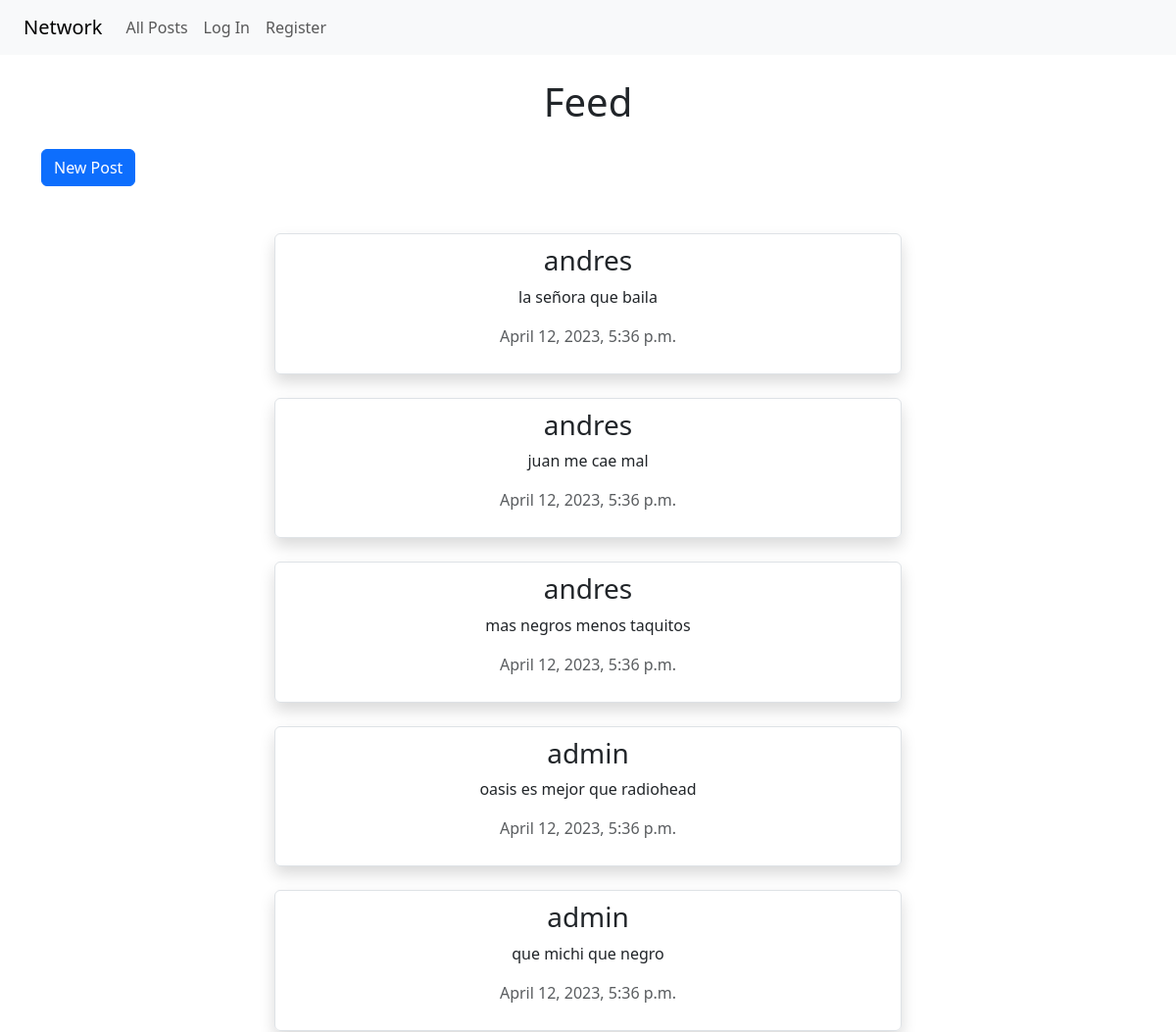
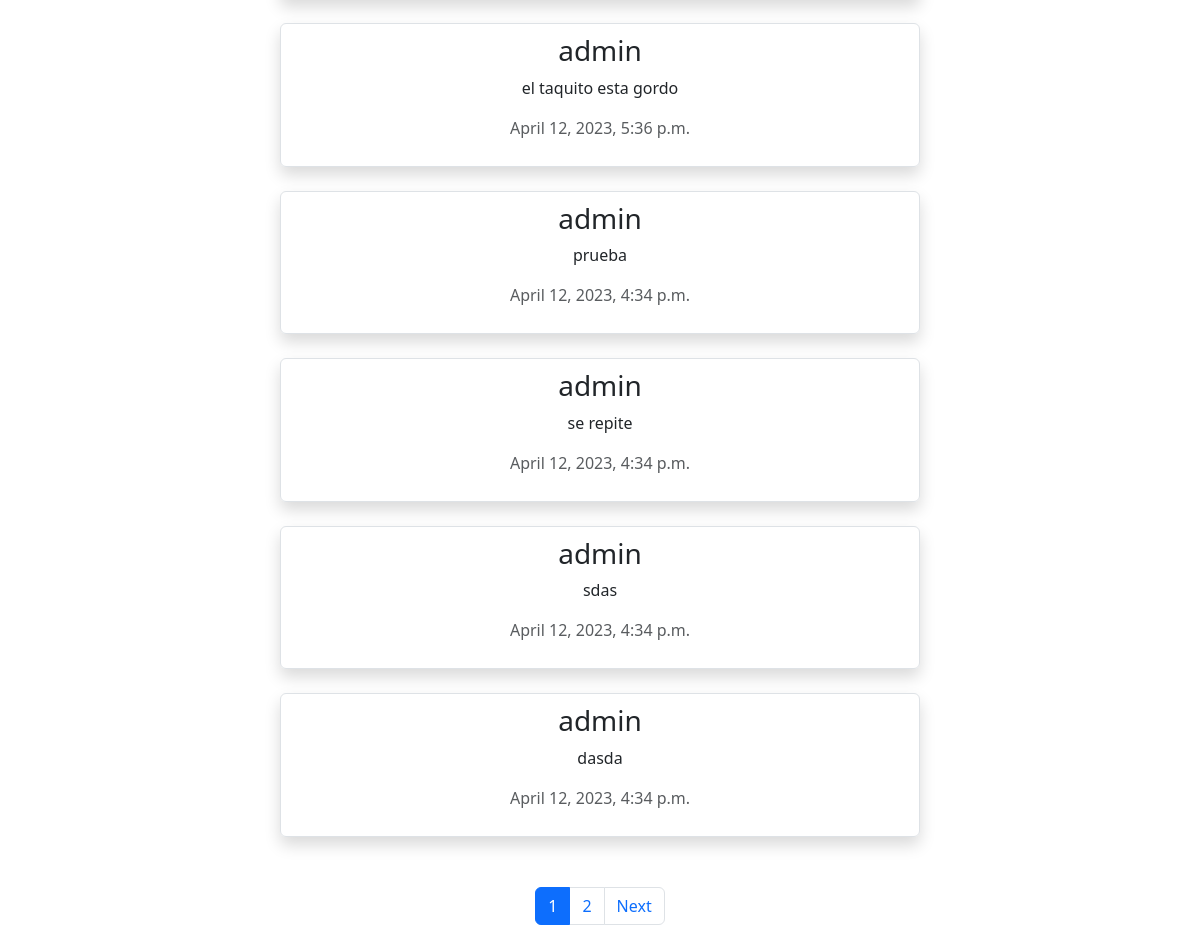
The app's page /, older data (2 pictures, top to bottom).
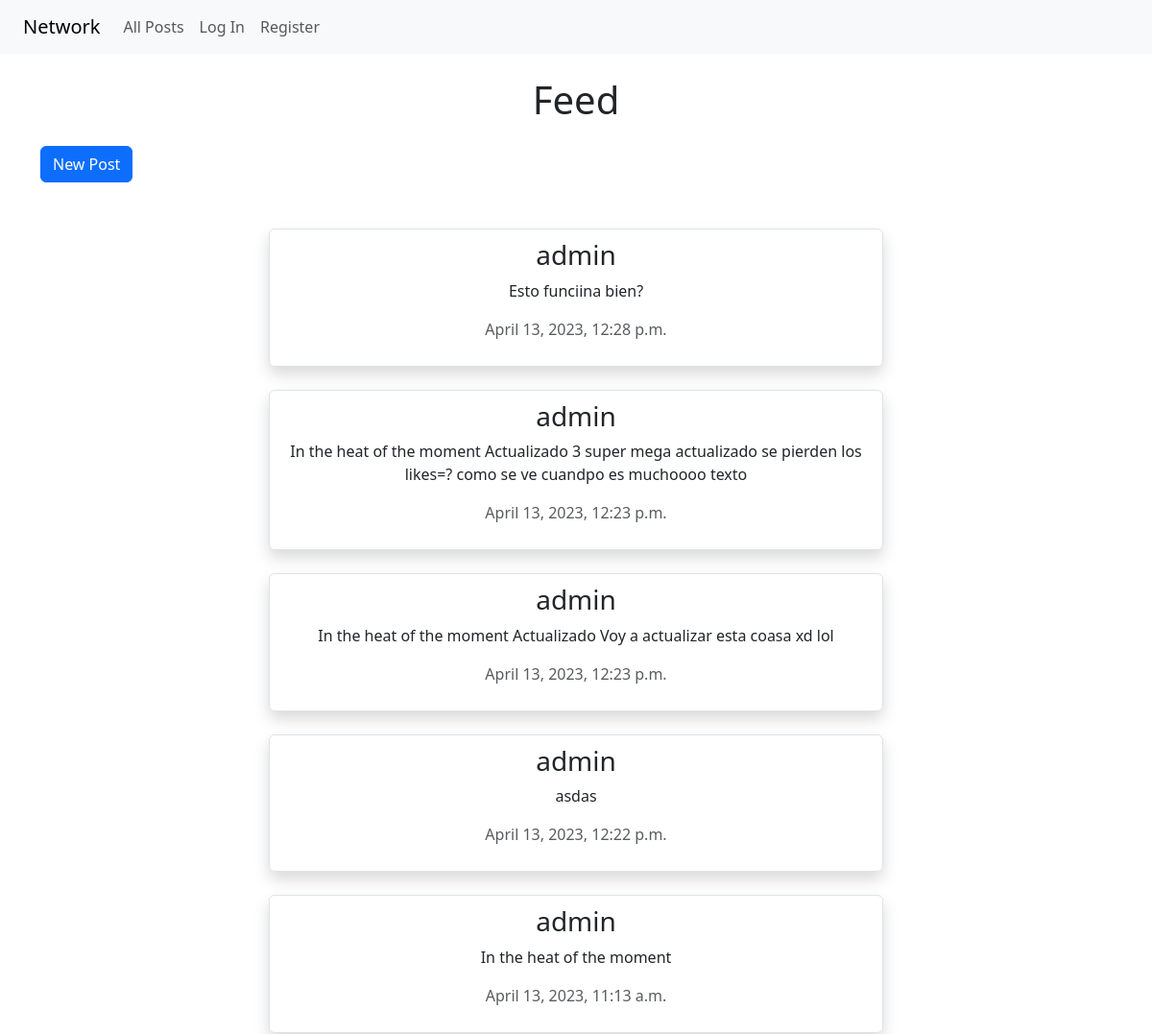
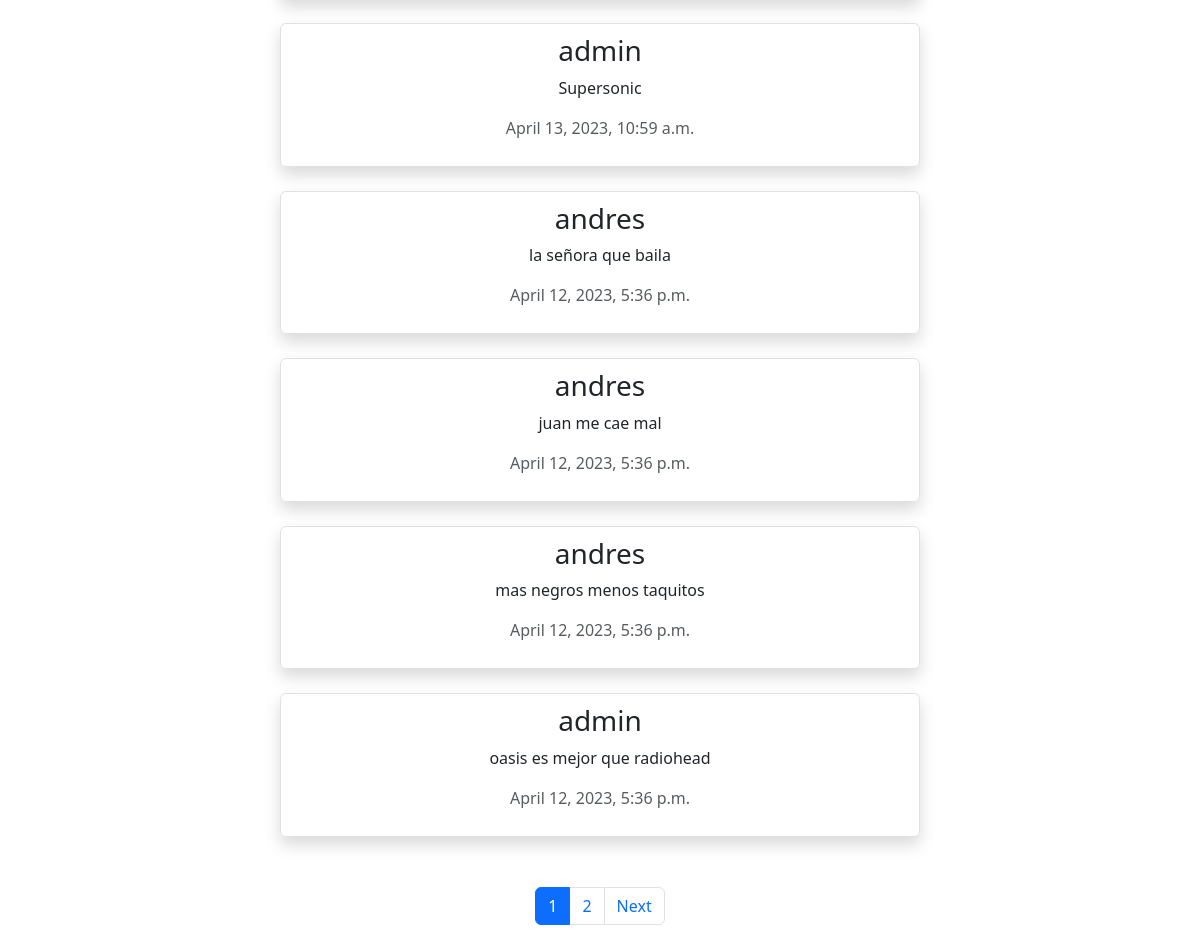
The same page, newer data (2 pictures, top to bottom).
### network/models.py (models this page shows, shortened)
class Post(models.Model):
    user=models.ForeignKey(User,related_name="posts",on_delete=models.CASCADE);
    content=models.TextField();
    date =models.DateTimeField( default=pytz.timezone('UTC').localize(datetime.datetime.now()));
    likes=models.ManyToManyField(User,related_name="likes");

class User(AbstractUser):
     following = models.ManyToManyField('self', related_name='followers', symmetrical=False,blank=True)

### network/views.py (the view)
# urls.py: path("", views.index, name="index"),
def index(request):
    posts=Post.objects.all().order_by("-id");
    paginator=Paginator(posts,10);
    page_number=request.GET.get("page")
    page_obj = paginator.get_page(page_number)
    return render(request, "network/index.html",{"page_obj":page_obj,"title":"Feed"})

### network/templates/network/index.html (shortened to what this page needs)
{% extends "network/layout.html" %}
{% block body %}
    <div class="mt-4">
        <button type="button" class="btn btn-primary" data-bs-toggle="modal" data-bs-target="#exampleModal" >New Post</button>
        <section class="post-container mt-4">
          {% for post in  page_obj  %}
            <div class="post  border mt-4 rounded shadow" style="width:40rem;">
              {% if user.is_authenticated %}
                 <a href="{% url 'profile' post.user.id %}"><h3>{{post.user}}</h3></a>
              {% else %}
                <h3>{{post.user}}</h3>
              {% endif %}
              <p>{{post.content}}</p>
            <p class="text-muted">{{post.date}}</p>
          </div>
          {% endfor %}
        </section>
        <div class="bottom">
      <nav aria-label="...">
        <ul class="pagination">
        {% for i in page_obj.paginator.page_range %}
          {% if page_obj.number == i %}
            <li class="page-item active" aria-current="page"><a class="page-link" href="?page={{ i }}">{{i}}</a></li>
          {% else %}
            <li class="page-item"><a class="page-link"  href="?page={{ i }}">{{i}}</a></li>
          {% endif %}
      {% endfor %}
      {% if page_obj.has_next %}
          <li class="page-item">
            <a class="page-link" href="?page={{page_obj.next_page_number}}">Next</a>
          </li>
        {% endif %}
        </ul>
      </nav>
  </div>
    </div>
{% endblock %}

Row changes from the older to the newer data that the page shows:
no longer on this page (row unchanged): Post: user "admin", content "que michi que negro", date "April 12, 2023, 5:36 p.m."
no longer on this page (row unchanged): Post: user "admin", content "el taquito esta gordo", date "April 12, 2023, 5:36 p.m."
no longer on this page (row unchanged): Post: user "admin", content "prueba", date "April 12, 2023, 4:34 p.m."
no longer on this page (row unchanged): Post: user "admin", content "se repite", date "April 12, 2023, 4:34 p.m."
no longer on this page (row unchanged): Post: user "admin", content "sdas", date "April 12, 2023, 4:34 p.m."
no longer on this page (row unchanged): Post: user "admin", content "dasda", date "April 12, 2023, 4:34 p.m."
added Post: user "admin", content "Esto funciina bien?", date "April 13, 2023, 12:28 p.m."
added Post: user "admin", content "In the heat of the moment Actualizado 3 super mega actualizado se pierden los likes=? como se ve cuandpo es muchoooo texto", date "April 13, 2023, 12:23 p.m."
added Post: user "admin", content "In the heat of the moment Actualizado Voy a actualizar esta coasa xd lol", date "April 13, 2023, 12:23 p.m."
added Post: user "admin", content "asdas", date "April 13, 2023, 12:22 p.m."
added Post: user "admin", content "In the heat of the moment", date "April 13, 2023, 11:13 a.m."
added Post: user "admin", content "Supersonic", date "April 13, 2023, 10:59 a.m."
